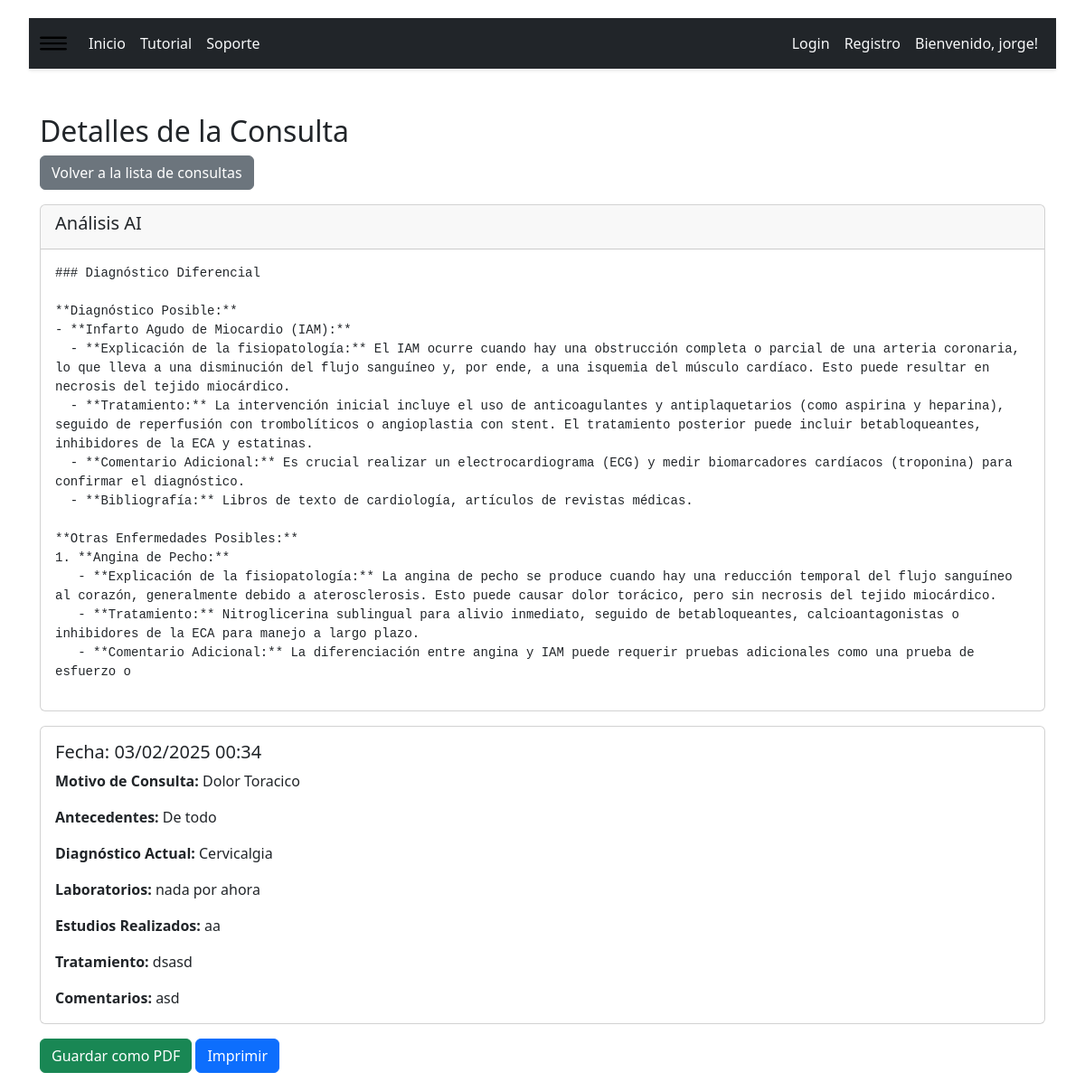
/ver_consulta/1/ (signed in), run on the app's committed database.
### GestionPacientes/models.py (models this page shows, shortened)
class Consulta(models.Model):
    paciente = models.ForeignKey(Paciente, on_delete=models.CASCADE, related_name="consultas")
    fecha = models.DateTimeField(auto_now_add=True)  # Se guarda la fecha automáticamente
    motivo_de_consulta = models.CharField(max_length=200, blank=True, null=True)
    antecedentes = models.TextField(blank=True, null=True)
    dx_actual = models.CharField(max_length=200, blank=True, null=True)
    laboratorios = models.TextField(blank=True, null=True)
    estudios_realizados = models.TextField(blank=True, null=True)
    tratamiento = models.TextField(blank=True, null=True)
    comentarios = models.TextField(blank=True, null=True)
    analisis_ai = models.TextField(blank=True, null=True)  # Nuevo campo para el análisis AI

### GestionPacientes/views.py (the view)
# urls.py: path('ver_consulta/<int:id>/', ver_consulta, name='ver_consulta'),
def ver_consulta(request, id):
    consulta = get_object_or_404(Consulta, id=id, paciente__usuario=request.user)
    return render(request, 'ver_consulta.html', {
        'consulta': consulta,
    })

### GestionPacientes/templates/ver_consulta.html (shortened to what this page needs)
{% extends 'home.html' %}
{% block content %}
<div class="container mt-5">
    <h2>Detalles de la Consulta</h2>
    <a href="{% url 'lista_consultas' consulta.paciente.id %}" class="btn btn-secondary mb-3">Volver a la lista de consultas</a>
    {% if consulta.analisis_ai %}
        <div class="card mb-3" id="analisis-ai">
            <div class="card-header">
                <h5>Análisis AI</h5>
            </div>
            <div class="card-body">
                <pre style="white-space: pre-wrap; word-wrap: break-word;">{{ consulta.analisis_ai }}</pre>
            </div>
        </div>
    {% endif %}
    <div class="card" id="consulta-detalles">
        <div class="card-body">
            <h5 class="card-title">Fecha: {{ consulta.fecha|date:"d/m/Y H:i" }}</h5>
            <p class="card-text"><strong>Motivo de Consulta:</strong> {{ consulta.motivo_de_consulta|default:"-" }}</p>
            <p class="card-text"><strong>Antecedentes:</strong> {{ consulta.antecedentes|default:"-" }}</p>
            <p class="card-text"><strong>Diagnóstico Actual:</strong> {{ consulta.dx_actual|default:"-" }}</p>
            <p class="card-text"><strong>Laboratorios:</strong> {{ consulta.laboratorios|default:"-" }}</p>
            <p class="card-text"><strong>Estudios Realizados:</strong> {{ consulta.estudios_realizados|default:"-" }}</p>
            <p class="card-text"><strong>Tratamiento:</strong> {{ consulta.tratamiento|default:"-" }}</p>
            <p class="card-text"><strong>Comentarios:</strong> {{ consulta.comentarios|default:"-" }}</p>
        </div>
    </div>
    <div class="mt-3">
        <button class="btn btn-success" onclick="guardarComoPDF()">Guardar como PDF</button>
        <button class="btn btn-primary" onclick="window.print()">Imprimir</button>
    </div>
</div>
{% endblock %}

### GestionPacientes/templates/home.html (shortened to what this page needs)
<!DOCTYPE html>
<html lang="es">
<head>
    <link href="https://cdn.jsdelivr.net/npm/bootstrap@5.3.0/dist/css/bootstrap.min.css" rel="stylesheet">
    <link href="https://cdn.jsdelivr.net/npm/bootstrap@5.3.3/dist/css/bootstrap.min.css" rel="stylesheet">
{% load static %}
<link rel="stylesheet" type="text/css" href="{% static 'css/bootstrap.min.css' %}">
</head>
{% load static %}
<body>
<div class="container-fluid">
    <div class="content">
        <nav class="navbar navbar-expand-lg  bg-dark text-light  ">
          <div class="container-fluid ">
            <img class="navbar-brand" src="{% static 'images/menu.png' %}" type="button" class="img-fluid p-1 mt-5 rounded " alt="..." width="30" height="30" data-bs-toggle="offcanvas" data-bs-target="#offcanvasWithBothOptions">
            <div class="collapse navbar-collapse" id="navbarNav">
                <ul class="navbar-nav">
                    <li class="nav-item "><a class="nav-link text-light" href="{% url 'home' %}">Inicio</a></li>
                    <li class="nav-item"><a class="nav-link text-light" href="#">Tutorial</a></li>
                    <li class="nav-item"><a class="nav-link text-light" href="">Soporte</a></li>
                    </ul>
                <ul class="navbar-nav ms-auto">
                    <li class="nav-item "><a class="nav-link text-light" href="{% url 'account_login' %}">Login</a></li>
                    <li class="nav-item "><a class="nav-link text-light" href="{% url 'account_signup' %}">Registro</a></li>
                    <li class="nav-item "><a class="nav-link text-light" href="#">Bienvenido, {{ user.username }}!</a></li>
                </ul>
            </div>
        </div>
          </nav>
        <div style="margin-top: 50px;">
            {%block content%}
            {%endblock %}
        </div>
    </div>
</div>
</body>
</html>

### GestionPacientes/templates/home.html (style rules this page uses)
body { display: flex; }
.content { flex-grow: 1; background-color: white; min-height: 100vh; padding: 20px; }
.navbar { position: fixed; width: 100%; top: 0; right: 0; background-color: white; padding: 10px; box-shadow: 0 2px 4px rgba(0, 0, 0, 0.1); }

### data on the page
Consulta: analisis_ai "### Diagnóstico Diferencial **Diagnóstico Posible:** - **Infarto Agudo de Miocardio (IAM):** - **Explicación de la fisiopatología:** El IAM ocurre cuando hay una obstrucción completa o parcial de una arteria coronaria, lo que lleva a una disminución del flujo sanguíneo y, por ende, a una isquemia del músculo cardíaco. Esto puede resultar en necrosis del tejido miocárdico. - **Tratamiento:** La intervención inicial incluye el uso de anticoagulantes y antiplaquetarios (como aspirina y heparina), seguido de reperfusión con trombolíticos o angioplastia con stent. El tratamiento posterior puede incluir betabloqueantes, inhibidores de la ECA y estatinas. - **Comentario Adicional:** Es crucial…", fecha "03/02/2025 00:34", motivo_de_consulta "Dolor Toracico", antecedentes "De todo", dx_actual "Cervicalgia", laboratorios "nada por ahora", estudios_realizados "aa", tratamiento "dsasd", comentarios "asd"

### other printed values
{{ user.username }} "jorge"
